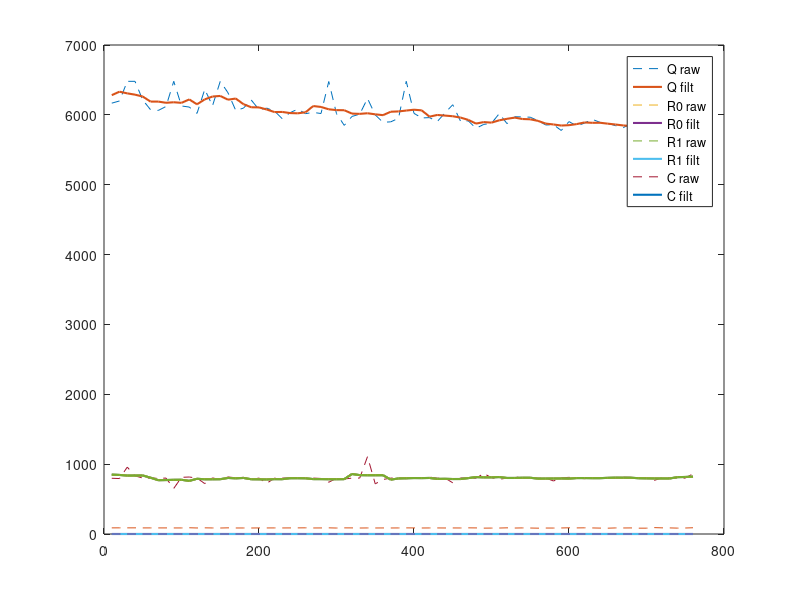

Here is the MATLAB script that generated this plot:
load sims.mat


for k = 1:76
   Qs(k) =  sim_handler{k}.current_sol.Q;
   R0s(k) =  sim_handler{k}.current_sol.R0;
   R1s(k) =  sim_handler{k}.current_sol.R1;
   Cs(k) =  sim_handler{k}.current_sol.C;
   Cps(k) =  sim_handler{k}.current_sol.Cp;
   Hs(k) =  sim_handler{k}.current_sol.h;
   cycle(k) = k*10;
end
% Qs =Qs/mean(Qs);
% R0s =R0s/mean(R0s);
% R1s =R1s/mean(R1s);
% Cs =Cs/mean(Cs);
window = 5; % try 3–10 depending on smoothing

Qs_f  = movmean(Qs,  window);
R0s_f = movmean(R0s, window);
R1s_f = movmean(R1s, window);
Cs_f  = movmean(Cs,  window);
Cps_f  = movmean(Cs,  window);
Hs_f  = movmean(Cs,  window);

plot(cycle,Qs,'--',cycle,Qs_f,'LineWidth',1.5)
hold on
plot(cycle,R0s,'--',cycle,R0s_f,'LineWidth',1.5)
plot(cycle,R1s,'--',cycle,R1s_f,'LineWidth',1.5)
plot(cycle,Cs,'--',cycle,Cs_f,'LineWidth',1.5)
plot(cycle,Cps,'--',cycle,Cps_f,'LineWidth',1.5)
plot(cycle,Hs,'--',cycle,Hs_f,'LineWidth',1.5)
hold off

legend('Q raw','Q filt','R0 raw','R0 filt','R1 raw','R1 filt','C raw','C filt')
